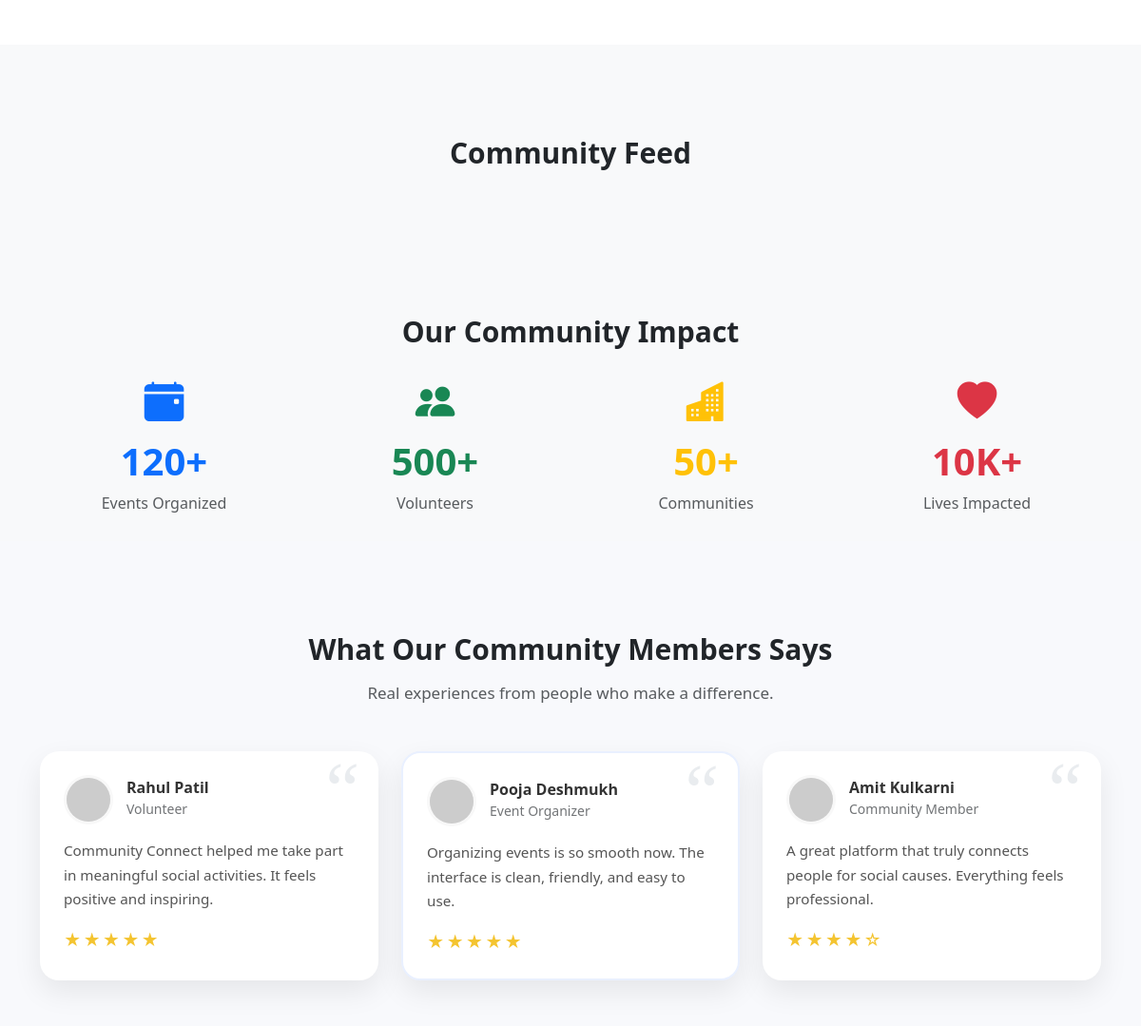
/ (middle part), run on an earlier commit of the app's database.
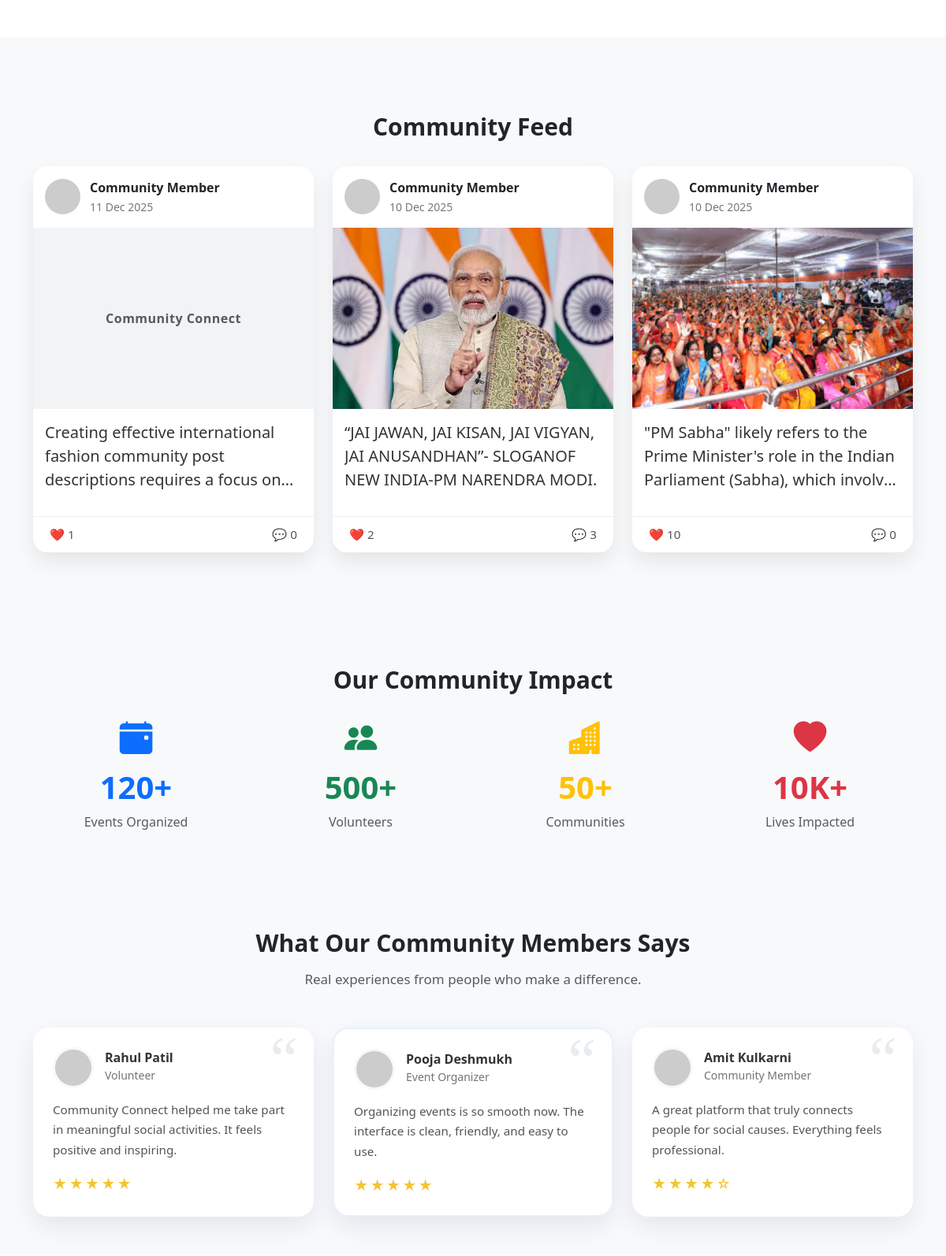
And on a later commit of the database.
### tables this page shows
CREATE TABLE `posts` (
  `id` int(11) NOT NULL,
  `community_id` int(11) NOT NULL,
  `user_id` int(11) NOT NULL,
  `post` varchar(300) NOT NULL,
  `content` text NOT NULL,
  `likes` int(11) NOT NULL DEFAULT 0,
  `created_at` timestamp NOT NULL DEFAULT current_timestamp(),
  `comments` int(11) DEFAULT 0
);

### index.php (the view, shortened to what this page needs)
<?php
$conn = mysqli_connect("localhost", "root", "", "community_connect");
?>
<!doctype html>
<html lang="en">
<head>
    <link href="https://cdn.jsdelivr.net/npm/bootstrap@5.3.8/dist/css/bootstrap.min.css" rel="stylesheet" />
    <link rel="stylesheet" href="style.css">
</head>
<body>
    <?php
    include 'mainNav.php';
    ?>
    <main class="py-5">
    </main>
    <section class="py-5 bg-light">
        <div class="container">
            <h2 class="section-title">Community Feed</h2>
            <div class="row g-4">
                <?php
                $posts = mysqli_query(
                    $conn,
                    "SELECT * FROM posts ORDER BY created_at DESC LIMIT 3"
                );
                while ($post = mysqli_fetch_assoc($posts)) {
                ?>
                <div class="col-lg-4 col-md-6 col-sm-12">
                    <div class="social-card">
                        <div class="social-header">
                            <img src="https://ui-avatars.com/api/?name=User&background=0d6efd&color=fff" class="avatar">
                            <div>
                                <strong>Community Member</strong><br>
                                <small><?php echo date('d M Y', strtotime($post['created_at'])); ?></small>
                            </div>
                        </div>
                        <?php if (!empty($post['post'])) { ?>
                        <img src="<?php echo $post['post']; ?>" class="social-img">
                        <?php } else { ?>
                        <div class="social-img d-flex align-items-center justify-content-center">
                            <span class="text-muted fw-semibold">Community Connect</span>
                        </div>
                        <?php } ?>
                        <div class="social-body">
                            <p class="post-text"><?php echo $post['content']; ?></p>
                        </div>
                        <div class="social-actions">
                            <button onclick="likePost(<?php echo $post['id']; ?>)">
                                ❤️ <span id="like-<?php echo $post['id']; ?>">
                                    <?php echo $post['likes']; ?>
                                </span>
                            </button>
                            <button onclick="toggleComments(<?php echo $post['id']; ?>)">
                                💬 <?php echo $post['comments']; ?>
                            </button>
                        </div>
                    </div>
                </div>
                <?php } ?>
            </div>
        </div>
    </section>
    <link rel="stylesheet" href="https://cdn.jsdelivr.net/npm/bootstrap-icons@1.10.5/font/bootstrap-icons.css">
   <section class="py-5 bg-light">
    <div class="container" style="margin-bottom:-60px;">
        <h2 class="section-title" style="margin-bottom:20px;">Our Community Impact</h2>
        <div class="row text-center mt-4">
            <div class="col-md-3 col-6 mb-4">
                <i class="bi bi-calendar-event-fill impact-icon text-primary"></i>
                <h1 class="fw-bold text-primary mt-2">120+</h1>
                <p class="text-muted">Events Organized</p>
            </div>
            <div class="col-md-3 col-6 mb-4">
                <i class="bi bi-people-fill impact-icon text-success"></i>
                <h1 class="fw-bold text-success mt-2">500+</h1>
                <p class="text-muted">Volunteers</p>
            </div>
            <div class="col-md-3 col-6 mb-4">
                <i class="bi bi-buildings-fill impact-icon text-warning"></i>
                <h1 class="fw-bold text-warning mt-2">50+</h1>
                <p class="text-muted">Communities</p>
            </div>
            <div class="col-md-3 col-6 mb-4">
                <i class="bi bi-heart-fill impact-icon text-danger"></i>
                <h1 class="fw-bold text-danger mt-2">10K+</h1>
                <p class="text-muted">Lives Impacted</p>
            </div>
        </div>
    </div>
</section>
    <section class="py-5 feedback-light">
        <div class="container">
            <h2 class="section-title">What Our Community Members Says</h2>
            <p class="text-center text-muted mb-5" style="font-size:17px; margin-top:-17px;">
                Real experiences from people who make a difference.
            </p>
            <div class="row g-4">
                <div class="col-lg-4 col-md-6">
                    <div class="feedback-soft">
                        <span class="quote-soft">“</span>
                        <div class="user-info">
                            <img src="https://ui-avatars.com/api/?name=Rahul+Patil&background=e9f0ff&color=0d6efd">
                            <div>
                                <h6>Rahul Patil</h6>
                                <small class="text-muted">Volunteer</small>
                            </div>
                        </div>
                        <p>
                            Community Connect helped me take part in meaningful social
                            activities. It feels positive and inspiring.
                        </p>
                        <div class="stars-soft">★★★★★</div>
                    </div>
                </div>
                <div class="col-lg-4 col-md-6">
                    <div class="feedback-soft highlight">
                        <span class="quote-soft">“</span>
                        <div class="user-info">
                            <img src="https://ui-avatars.com/api/?name=Pooja+Deshmukh&background=e6fff5&color=198754">
                            <div>
                                <h6>Pooja Deshmukh</h6>
                                <small class="text-muted">Event Organizer</small>
                            </div>
                        </div>
                        <p>
                            Organizing events is so smooth now. The interface is clean,
                            friendly, and easy to use.
                        </p>
                        <div class="stars-soft">★★★★★</div>
                    </div>
                </div>
                <div class="col-lg-4 col-md-6">
                    <div class="feedback-soft">
                        <span class="quote-soft">“</span>
                        <div class="user-info">
                            <img src="https://ui-avatars.com/api/?name=Amit+Kulkarni&background=fff4e6&color=fd7e14">
                            <div>
                                <h6>Amit Kulkarni</h6>
                                <small class="text-muted">Community Member</small>
                            </div>
                        </div>
                        <p>
                            A great platform that truly connects people for social
                            causes. Everything feels professional.
                        </p>
                        <div class="stars-soft">★★★★☆</div>
                    </div>
                </div>
            </div>
        </div>
    </section>
</body>
</html>

### mainNav.php (shortened to what this page needs)
<!DOCTYPE html>
<html lang="en">
<head>
    <link href="https://cdn.jsdelivr.net/npm/bootstrap@5.3.8/dist/css/bootstrap.min.css" rel="stylesheet">
</head>
<body>
</body>
</html>

### index.php (style rules this page uses)
html { scroll-behavior: smooth; }
body { margin: 0; padding: 0; font-family: "Outfit", sans-serif; }
.section-title { font-size: 30px; font-weight: 700; text-align: center; margin: 3rem 0 2rem; }
.social-card { background: #fff; border-radius: 18px; box-shadow: 0 12px 25px rgba(0, 0, 0, 0.08); overflow: hidden; transition: 0.3s ease; height: 100%; }
.social-header { display: flex; gap: 12px; align-items: center; padding: 15px; }
.social-header small { color: #777; }
.avatar { width: 45px; height: 45px; border-radius: 50%; }
.social-img { width: 100%; height: 230px; background: #f1f3f5; object-fit: cover; }
.social-img span { font-size: 1rem; letter-spacing: 0.5px; }
.social-body { padding: 15px; font-size: 20px; color: #333; }
.social-actions { display: flex; justify-content: space-between; padding: 10px 15px; border-top: 1px solid #eee; }
.social-actions button { border: none; background: none; font-size: 0.95rem; cursor: pointer; color: #555; }
.user-info { display: flex; align-items: center; gap: 14px; margin-bottom: 15px; }
.user-info img { width: 55px; height: 55px; border-radius: 50%; border: 3px solid rgba(255, 255, 255, 0.6); }
.user-info h6 { margin: 0; font-weight: 700; }
.user-info small { opacity: 0.85; }
.feedback-light { background: #f8f9fc; }
.feedback-soft { position: relative; height: 100%; padding: 25px; border-radius: 20px; background: #ffffff; box-shadow: 0 12px 30px rgba(0, 0, 0, 0.08); transition: all 0.35s ease; }
.feedback-soft.highlight { border: 2px solid #e9f0ff; }
.quote-soft { position: absolute; top: -20px; right: 20px; font-size: 5rem; color: #e9ecef; font-family: serif; }
.user-info img { width: 52px; height: 52px; border-radius: 50%; background: #eee; }
.user-info h6 { margin: 0; font-weight: 600; color: #333; }
.feedback-soft p { font-size: 0.95rem; color: #555; line-height: 1.7; }
.stars-soft { margin-top: 15px; font-size: 1.1rem; color: #f4c430; letter-spacing: 2px; }
.impact-icon { font-size: 2.6rem; display: inline-block; }
.post-text { display: -webkit-box; -webkit-line-clamp: 3; -webkit-box-orient: vertical; overflow: hidden; }

What changed in the data, as far as the page shows it:
added posts: created_at "11 Dec 2025", post "Community Connect", content "Creating effective international fashion community post descriptions requires a focus…", likes "1", comments "0"
added posts: created_at "10 Dec 2025", post (picture), content "“JAI JAWAN, JAI KISAN, JAI VIGYAN, JAI ANUSANDHAN”- SLOGANOF NEW INDIA-PM NARENDRA MODI.", likes "2", comments "3"
added posts: created_at "10 Dec 2025", post (picture), content "\"PM Sabha\" likely refers to the Prime Minister's role in the Indian Parliament (Sabha), which…", likes "10", comments "0"
